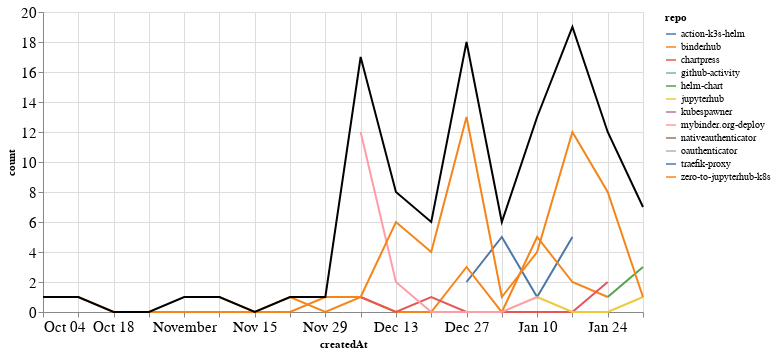

The notebook cell this image was saved under:
### Markdown cell above
### PRs

### Code cell
prs_time = prs.groupby('repo').resample('W', on='createdAt').count()['author'].reset_index()
prs_time = prs_time.rename(columns={'author': 'count'})
prs_time_total = prs_time.groupby('createdAt').agg({"count": "sum"}).reset_index()

ch1 = alt.Chart(prs_time, width=600).mark_line().encode(
    x='createdAt',
    y='count',
    color='repo',
    tooltip="repo"
)

ch2 = alt.Chart(prs_time_total, width=600).mark_line(color="black").encode(
    x='createdAt',
    y='count',
)

ch1 + ch2

### Figure 1 — Vega-Lite specification as saved in the notebook (floating-point values rounded to 4 significant figures)
{"config": {"axisLeft": {"labelFontSize": 15}, "axisBottom": {"labelFontSize": 15}}, "layer": [{"data": {"name": "data-674fd207bc3627207a5ffd4ddbdbdbfe"}, "mark": "line", "encoding": {"color": {"type": "nominal", "field": "repo"}, "tooltip": {"type": "nominal", "field": "repo"}, "x": {"type": "temporal", "field": "createdAt"}, "y": {"type": "quantitative", "field": "count"}}, "width": 600}, {"data": {"name": "data-ae3a3826199653d167e2906a45562984"}, "mark": {"type": "line", "color": "black"}, "encoding": {"x": {"type": "temporal", "field": "createdAt"}, "y": {"type": "quantitative", "field": "count"}}, "width": 600}], "$schema": "https://vega.github.io/schema/vega-lite/v4.8.1.json", "datasets": {"data-674fd207bc3627207a5ffd4ddbdbdbfe": [{"repo": "action-k3s-helm", "createdAt": "2020-12-27T00:00:00", "count": 2}, {"repo": "action-k3s-helm", "createdAt": "2021-01-03T00:00:00", "count": 5}, {"repo": "action-k3s-helm", "createdAt": "2021-01-10T00:00:00", "count": 1}, {"repo": "action-k3s-helm", "createdAt": "2021-01-17T00:00:00", "count": 5}, {"repo": "binderhub", "createdAt": "2020-11-01T00:00:00", "count": 1}, {"repo": "binderhub", "createdAt": "2020-11-08T00:00:00", "count": 1}, {"repo": "binderhub", "createdAt": "2020-11-15T00:00:00", "count": 0}, {"repo": "binderhub", "createdAt": "2020-11-22T00:00:00", "count": 1}, {"repo": "binderhub", "createdAt": "2020-11-29T00:00:00", "count": 0}, {"repo": "binderhub", "createdAt": "2020-12-06T00:00:00", "count": 1}, {"repo": "binderhub", "createdAt": "2020-12-13T00:00:00", "count": 0}, {"repo": "binderhub", "createdAt": "2020-12-20T00:00:00", "count": 0}, {"repo": "binderhub", "createdAt": "2020-12-27T00:00:00", "count": 3}, {"repo": "binderhub", "createdAt": "2021-01-03T00:00:00", "count": 0}, {"repo": "binderhub", "createdAt": "2021-01-10T00:00:00", "count": 5}, {"repo": "binderhub", "createdAt": "2021-01-17T00:00:00", "count": 2}, {"repo": "binderhub", "createdAt": "2021-01-24T00:00:00", "count": 1}, {"repo": "chartpress", "createdAt": "2020-12-06T00:00:00", "count": 1}, {"repo": "chartpress", "createdAt": "2020-12-13T00:00:00", "count": 0}, {"repo": "chartpress", "createdAt": "2020-12-20T00:00:00", "count": 1}, {"repo": "chartpress", "createdAt": "2020-12-27T00:00:00", "count": 0}, {"repo": "chartpress", "createdAt": "2021-01-03T00:00:00", "count": 0}, {"repo": "chartpress", "createdAt": "2021-01-10T00:00:00", "count": 0}, {"repo": "chartpress", "createdAt": "2021-01-17T00:00:00", "count": 0}, {"repo": "chartpress", "createdAt": "2021-01-24T00:00:00", "count": 2}, {"repo": "github-activity", "createdAt": "2021-01-10T00:00:00", "count": 1}, {"repo": "helm-chart", "createdAt": "2021-01-24T00:00:00", "count": 1}, {"repo": "helm-chart", "createdAt": "2021-01-31T00:00:00", "count": 3}, {"repo": "jupyterhub", "createdAt": "2021-01-10T00:00:00", "count": 1}, {"repo": "jupyterhub", "createdAt": "2021-01-17T00:00:00", "count": 0}, {"repo": "jupyterhub", "createdAt": "2021-01-24T00:00:00", "count": 0}, {"repo": "jupyterhub", "createdAt": "2021-01-31T00:00:00", "count": 1}, {"repo": "kubespawner", "createdAt": "2020-12-20T00:00:00", "count": 1}, {"repo": "mybinder.org-deploy", "createdAt": "2020-12-06T00:00:00", "count": 12}, {"repo": "mybinder.org-deploy", "createdAt": "2020-12-13T00:00:00", "count": 2}, {"repo": "mybinder.org-deploy", "createdAt": "2020-12-20T00:00:00", "count": 0}, {"repo": "mybinder.org-deploy", "createdAt": "2020-12-27T00:00:00", "count": 0}, {"repo": "mybinder.org-deploy", "createdAt": "2021-01-03T00:00:00", "count": 0}, {"repo": "mybinder.org-deploy", "createdAt": "2021-01-10T00:00:00", "count": 1}, {"repo": "nativeauthenticator", "createdAt": "2021-01-31T00:00:00", "count": 2}, {"repo": "oauthenticator", "createdAt": "2020-12-06T00:00:00", "count": 1}, {"repo": "traefik-proxy", "createdAt": "2020-12-06T00:00:00", "count": 1}, {"repo": "zero-to-jupyterhub-k8s", "createdAt": "2020-10-04T00:00:00", "count": 1}, {"repo": "zero-to-jupyterhub-k8s", "createdAt": "2020-10-11T00:00:00", "count": 1}, {"repo": "zero-to-jupyterhub-k8s", "createdAt": "2020-10-18T00:00:00", "count": 0}, {"repo": "zero-to-jupyterhub-k8s", "createdAt": "2020-10-25T00:00:00", "count": 0}, {"repo": "zero-to-jupyterhub-k8s", "createdAt": "2020-11-01T00:00:00", "count": 0}, {"repo": "zero-to-jupyterhub-k8s", "createdAt": "2020-11-08T00:00:00", "count": 0}, {"repo": "zero-to-jupyterhub-k8s", "createdAt": "2020-11-15T00:00:00", "count": 0}, {"repo": "zero-to-jupyterhub-k8s", "createdAt": "2020-11-22T00:00:00", "count": 0}, {"repo": "zero-to-jupyterhub-k8s", "createdAt": "2020-11-29T00:00:00", "count": 1}, {"repo": "zero-to-jupyterhub-k8s", "createdAt": "2020-12-06T00:00:00", "count": 1}, {"repo": "zero-to-jupyterhub-k8s", "createdAt": "2020-12-13T00:00:00", "count": 6}, {"repo": "zero-to-jupyterhub-k8s", "createdAt": "2020-12-20T00:00:00", "count": 4}, {"repo": "zero-to-jupyterhub-k8s", "createdAt": "2020-12-27T00:00:00", "count": 13}, {"repo": "zero-to-jupyterhub-k8s", "createdAt": "2021-01-03T00:00:00", "count": 1}, {"repo": "zero-to-jupyterhub-k8s", "createdAt": "2021-01-10T00:00:00", "count": 4}, {"repo": "zero-to-jupyterhub-k8s", "createdAt": "2021-01-17T00:00:00", "count": 12}, {"repo": "zero-to-jupyterhub-k8s", "createdAt": "2021-01-24T00:00:00", "count": 8}, {"repo": "zero-to-jupyterhub-k8s", "createdAt": "2021-01-31T00:00:00", "count": 1}], "data-ae3a3826199653d167e2906a45562984": [{"createdAt": "2020-10-04T00:00:00", "count": 1}, {"createdAt": "2020-10-11T00:00:00", "count": 1}, {"createdAt": "2020-10-18T00:00:00", "count": 0}, {"createdAt": "2020-10-25T00:00:00", "count": 0}, {"createdAt": "2020-11-01T00:00:00", "count": 1}, {"createdAt": "2020-11-08T00:00:00", "count": 1}, {"createdAt": "2020-11-15T00:00:00", "count": 0}, {"createdAt": "2020-11-22T00:00:00", "count": 1}, {"createdAt": "2020-11-29T00:00:00", "count": 1}, {"createdAt": "2020-12-06T00:00:00", "count": 17}, {"createdAt": "2020-12-13T00:00:00", "count": 8}, {"createdAt": "2020-12-20T00:00:00", "count": 6}, {"createdAt": "2020-12-27T00:00:00", "count": 18}, {"createdAt": "2021-01-03T00:00:00", "count": 6}, {"createdAt": "2021-01-10T00:00:00", "count": 13}, {"createdAt": "2021-01-17T00:00:00", "count": 19}, {"createdAt": "2021-01-24T00:00:00", "count": 12}, {"createdAt": "2021-01-31T00:00:00", "count": 7}]}}
